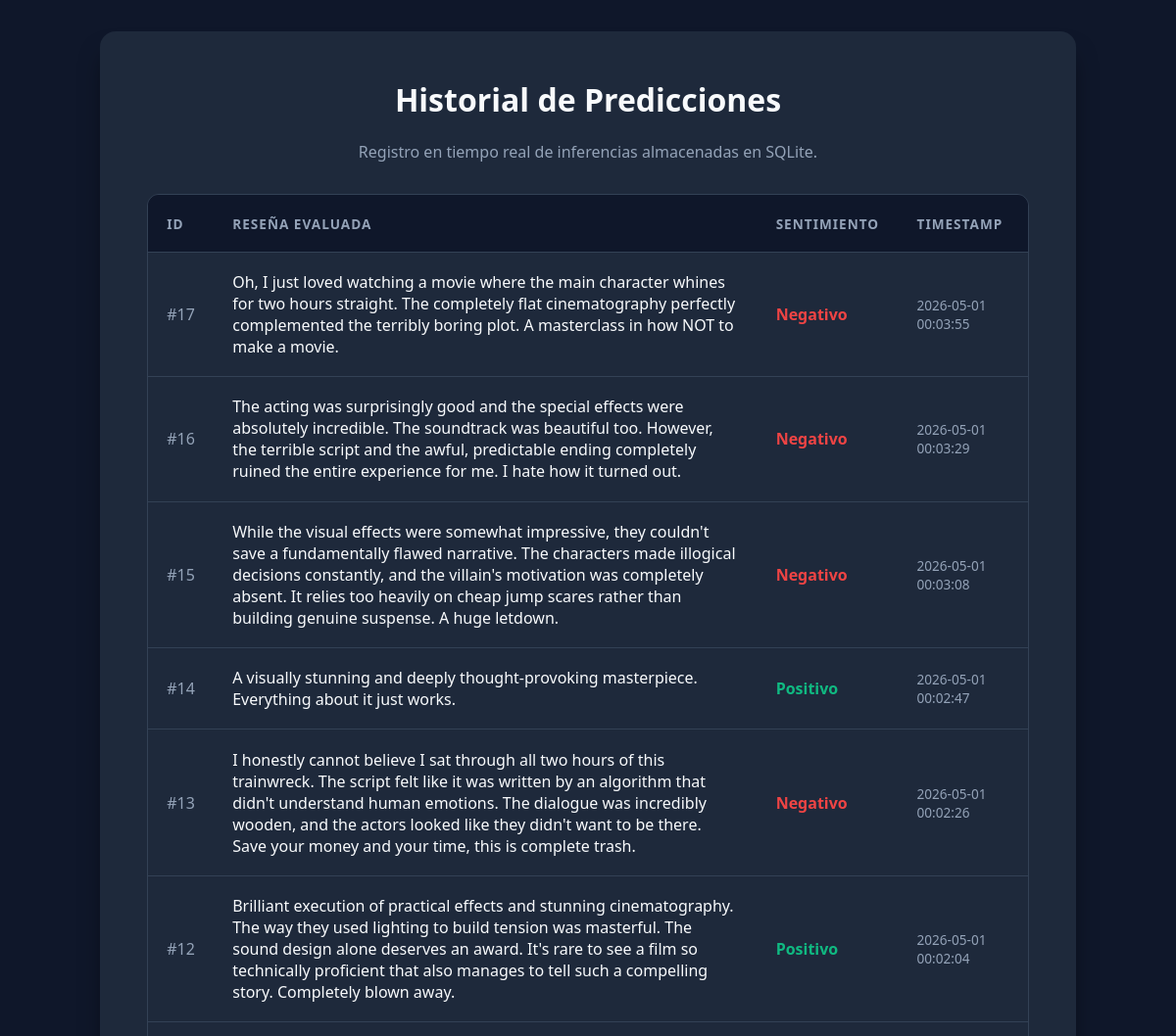
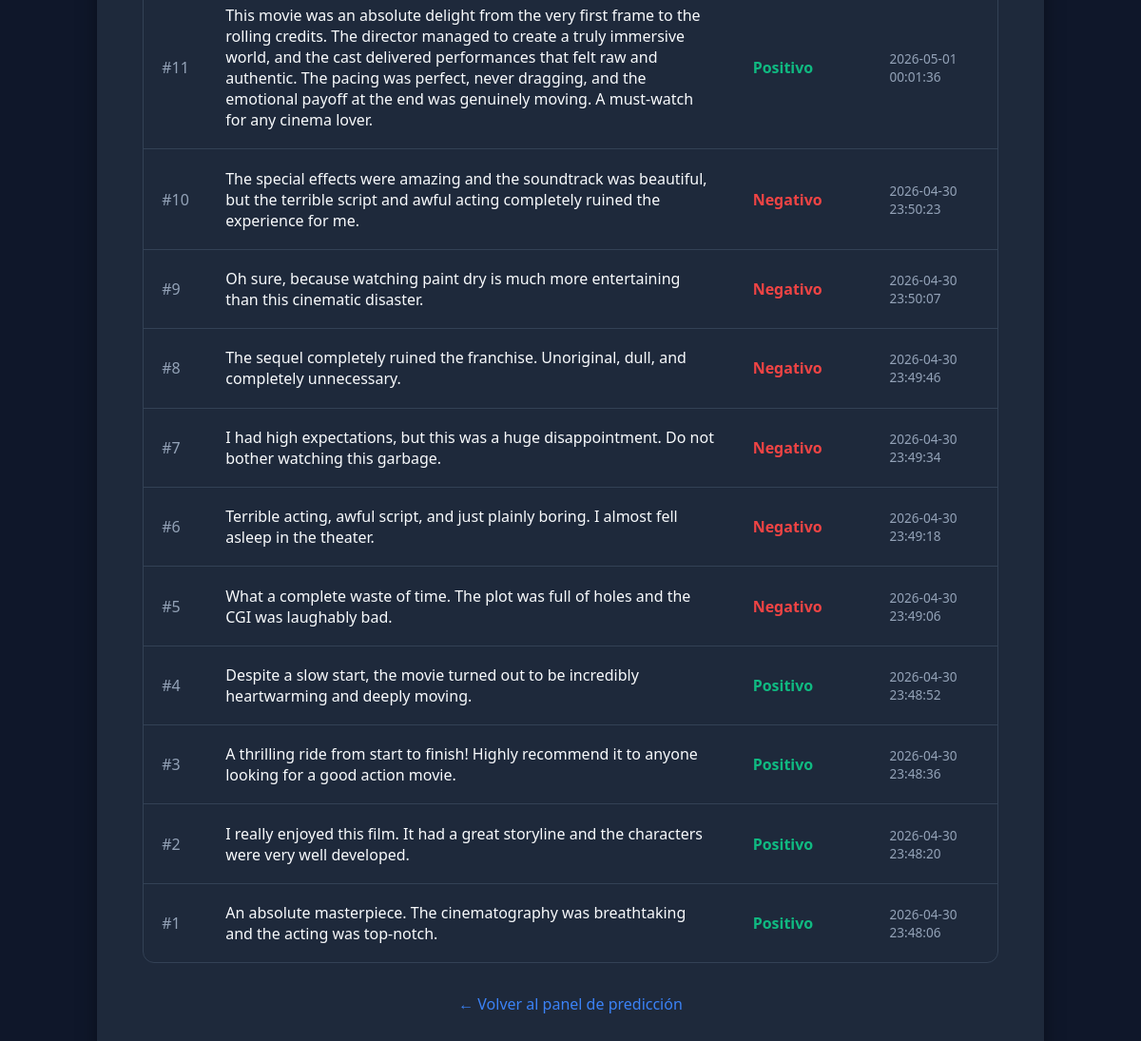
/dashboard, run on the app's committed database (2 pictures, top to bottom).
### tables this page shows
CREATE TABLE reviews (
            id INTEGER PRIMARY KEY AUTOINCREMENT,
            review_text TEXT NOT NULL,
            sentiment TEXT NOT NULL,
            created_at TIMESTAMP DEFAULT CURRENT_TIMESTAMP
        );

### app.py (the view)
@app.route('/dashboard', methods=['GET'])
def dashboard():
    conn = get_db_connection()
    reviews = conn.execute('SELECT * FROM reviews ORDER BY created_at DESC').fetchall()
    conn.close()
    return render_template('dashboard.html', reviews=reviews)

### app.py (called while the page is built)
def get_db_connection():
    conn = sqlite3.connect('reviews.sqlite')
    conn.row_factory = sqlite3.Row
    return conn

### templates/dashboard.html (shortened to what this page needs)
<!DOCTYPE html>
<html lang="es">
<head>
    <link rel="stylesheet" href="{{ url_for('static', filename='style.css') }}">
</head>
<body>
    <div class="container dashboard-container">
        <h1>Historial de Predicciones</h1>
        <p class="subtitle">Registro en tiempo real de inferencias almacenadas en SQLite.</p>
        <table>
            <thead>
                <tr>
                    <th>ID</th>
                    <th>Reseña Evaluada</th>
                    <th>Sentimiento</th>
                    <th>Timestamp</th>
                </tr>
            </thead>
            <tbody>
                {% for row in reviews %}
                <tr>
                    <td style="color: var(--text-muted);">#{{ row.id }}</td>
                    <td>{{ row.review_text }}</td>
                    <td>
                        {% if row.sentiment == 'positive' %}
                            <span style="color: var(--success); font-weight: 600;">Positivo</span>
                        {% else %}
                            <span style="color: var(--danger); font-weight: 600;">Negativo</span>
                        {% endif %}
                    </td>
                    <td style="font-size: 0.85rem; color: var(--text-muted);">{{ row.created_at }}</td>
                </tr>
                {% else %}
                <tr>
                    <td colspan="4" style="text-align: center; color: var(--text-muted);">Aún no hay reseñas registradas en la base de datos.</td>
                </tr>
                {% endfor %}
            </tbody>
        </table>
        <div class="nav-links">
            <a href="/">&larr; Volver al panel de predicción</a>
        </div>
    </div>
</body>
</html>

### static/style.css (style rules this page uses)
:root { --bg-color: #0f172a; --card-bg: #1e293b; --text-main: #f8fafc; --text-muted: #94a3b8; --accent: #3b82f6; --accent-hover: #2563eb; --success: #10b981; --danger: #ef4444; --border-color: #334155; }
body { font-family: 'Segoe UI', Roboto, Helvetica, Arial, sans-serif; background-color: var(--bg-color); color: var(--text-main); margin: 0; padding: 2rem; display: flex; justify-content: center; align-items: center; min-height: 100vh; }
.container { background-color: var(--card-bg); padding: 3rem; border-radius: 16px; box-shadow: 0 20px 25px -5px rgba(0, 0, 0, 0.5), 0 10px 10px -5px rgba(0, 0, 0, 0.2); width: 100%; max-width: 600px; animation: slideUpFade 0.6s ease-out forwards; }
h1 { margin-top: 0; font-size: 2rem; text-align: center; color: var(--text-main); }
p.subtitle { text-align: center; color: var(--text-muted); margin-bottom: 2rem; }
a { color: var(--accent); text-decoration: none; font-weight: 500; transition: color 0.2s ease; }
.nav-links { text-align: center; margin-top: 2rem; display: block; }
.dashboard-container { max-width: 900px; }
table { width: 100%; border-collapse: separate; border-spacing: 0; margin-top: 1.5rem; border-radius: 12px; overflow: hidden; border: 1px solid var(--border-color); }
th, td { padding: 1.2rem; text-align: left; border-bottom: 1px solid var(--border-color); }
th { background-color: var(--bg-color); font-weight: 600; color: var(--text-muted); text-transform: uppercase; font-size: 0.85rem; letter-spacing: 1px; }
tr:last-child td { border-bottom: none; }
tbody tr { transition: background-color 0.2s ease; }

### data on the page
reviews: id "17", review_text "Oh, I just loved watching a movie where the main character whines for two hours straight. The completely flat cinematography perfectly complemented the terribly boring plot. A masterclass in how NOT to make a movie.", sentiment "Negativo", created_at "2026-05-01 00:03:55"
reviews: id "16", review_text "The acting was surprisingly good and the special effects were absolutely incredible. The soundtrack was beautiful too. However, the terrible script and the awful, predictable ending completely ruined the entire experience for me. I hate how it turned out.", sentiment "Negativo", created_at "2026-05-01 00:03:29"
reviews: id "15", review_text "While the visual effects were somewhat impressive, they couldn't save a fundamentally flawed narrative. The characters made illogical decisions constantly, and the villain's motivation was completely absent. It relies too heavily on cheap jump scares rather than building genuine suspense. A huge letdown.", sentiment "Negativo", created_at "2026-05-01 00:03:08"
reviews: id "14", review_text "A visually stunning and deeply thought-provoking masterpiece. Everything about it just works.", sentiment "Positivo", created_at "2026-05-01 00:02:47"
reviews: id "13", review_text "I honestly cannot believe I sat through all two hours of this trainwreck. The script felt like it was written by an algorithm that didn't understand human emotions. The dialogue was incredibly wooden, and the actors looked like they didn't want to be there. Save your money and your time, this is complete trash.", sentiment "Negativo", created_at "2026-05-01 00:02:26"
reviews: id "12", review_text "Brilliant execution of practical effects and stunning cinematography. The way they used lighting to build tension was masterful. The sound design alone deserves an award. It's rare to see a film so technically proficient that also manages to tell such a compelling story. Completely blown away.", sentiment "Positivo", created_at "2026-05-01 00:02:04"
reviews: id "11", review_text "This movie was an absolute delight from the very first frame to the rolling credits. The director managed to create a truly immersive world, and the cast delivered performances that felt raw and authentic. The pacing was perfect, never dragging, and the emotional payoff at the end was genuinely moving. A must-watch for any cinema lover.", sentiment "Positivo", created_at "2026-05-01 00:01:36"
reviews: id "10", review_text "The special effects were amazing and the soundtrack was beautiful, but the terrible script and awful acting completely ruined the experience for me.", sentiment "Negativo", created_at "2026-04-30 23:50:23"
reviews: id "9", review_text "Oh sure, because watching paint dry is much more entertaining than this cinematic disaster.", sentiment "Negativo", created_at "2026-04-30 23:50:07"
reviews: id "8", review_text "The sequel completely ruined the franchise. Unoriginal, dull, and completely unnecessary.", sentiment "Negativo", created_at "2026-04-30 23:49:46"
reviews: id "7", review_text "I had high expectations, but this was a huge disappointment. Do not bother watching this garbage.", sentiment "Negativo", created_at "2026-04-30 23:49:34"
reviews: id "6", review_text "Terrible acting, awful script, and just plainly boring. I almost fell asleep in the theater.", sentiment "Negativo", created_at "2026-04-30 23:49:18"
reviews: id "5", review_text "What a complete waste of time. The plot was full of holes and the CGI was laughably bad.", sentiment "Negativo", created_at "2026-04-30 23:49:06"
reviews: id "4", review_text "Despite a slow start, the movie turned out to be incredibly heartwarming and deeply moving.", sentiment "Positivo", created_at "2026-04-30 23:48:52"
reviews: id "3", review_text "A thrilling ride from start to finish! Highly recommend it to anyone looking for a good action movie.", sentiment "Positivo", created_at "2026-04-30 23:48:36"
reviews: id "2", review_text "I really enjoyed this film. It had a great storyline and the characters were very well developed.", sentiment "Positivo", created_at "2026-04-30 23:48:20"
reviews: id "1", review_text "An absolute masterpiece. The cinematography was breathtaking and the acting was top-notch.", sentiment "Positivo", created_at "2026-04-30 23:48:06"
